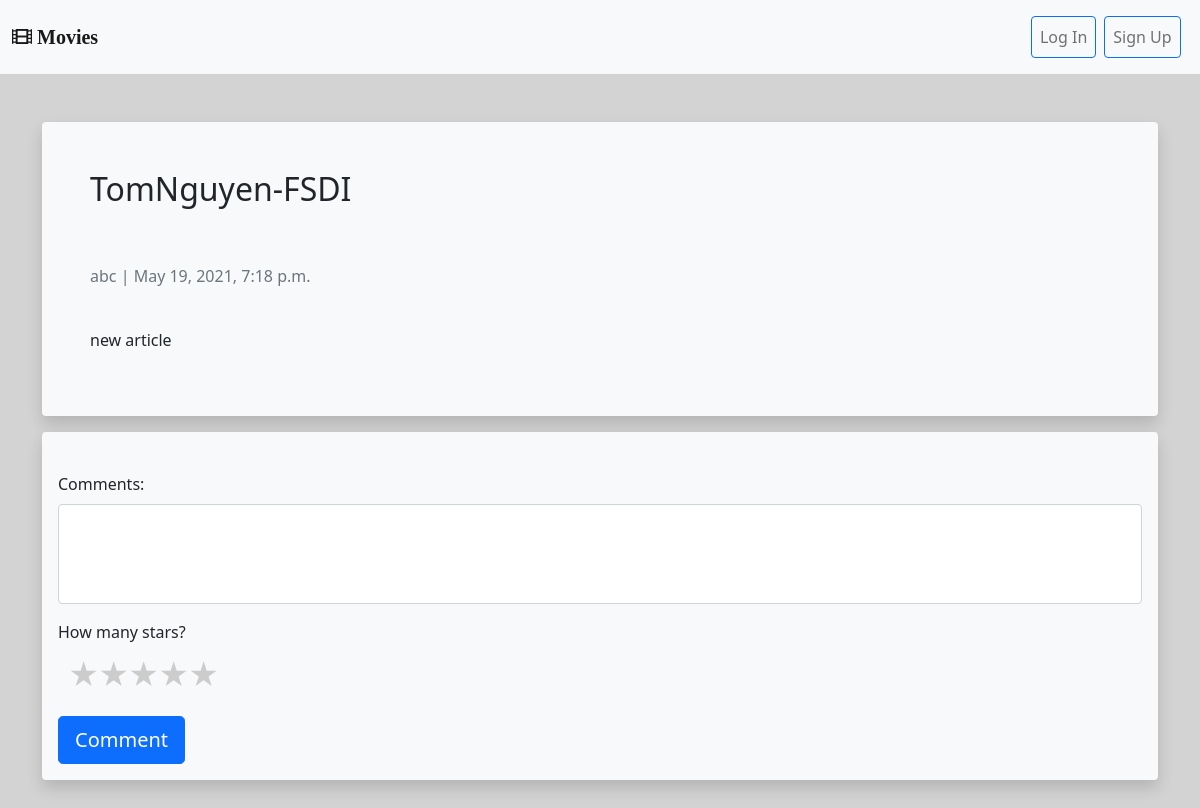
Page /articles/5/ on the earlier database version.
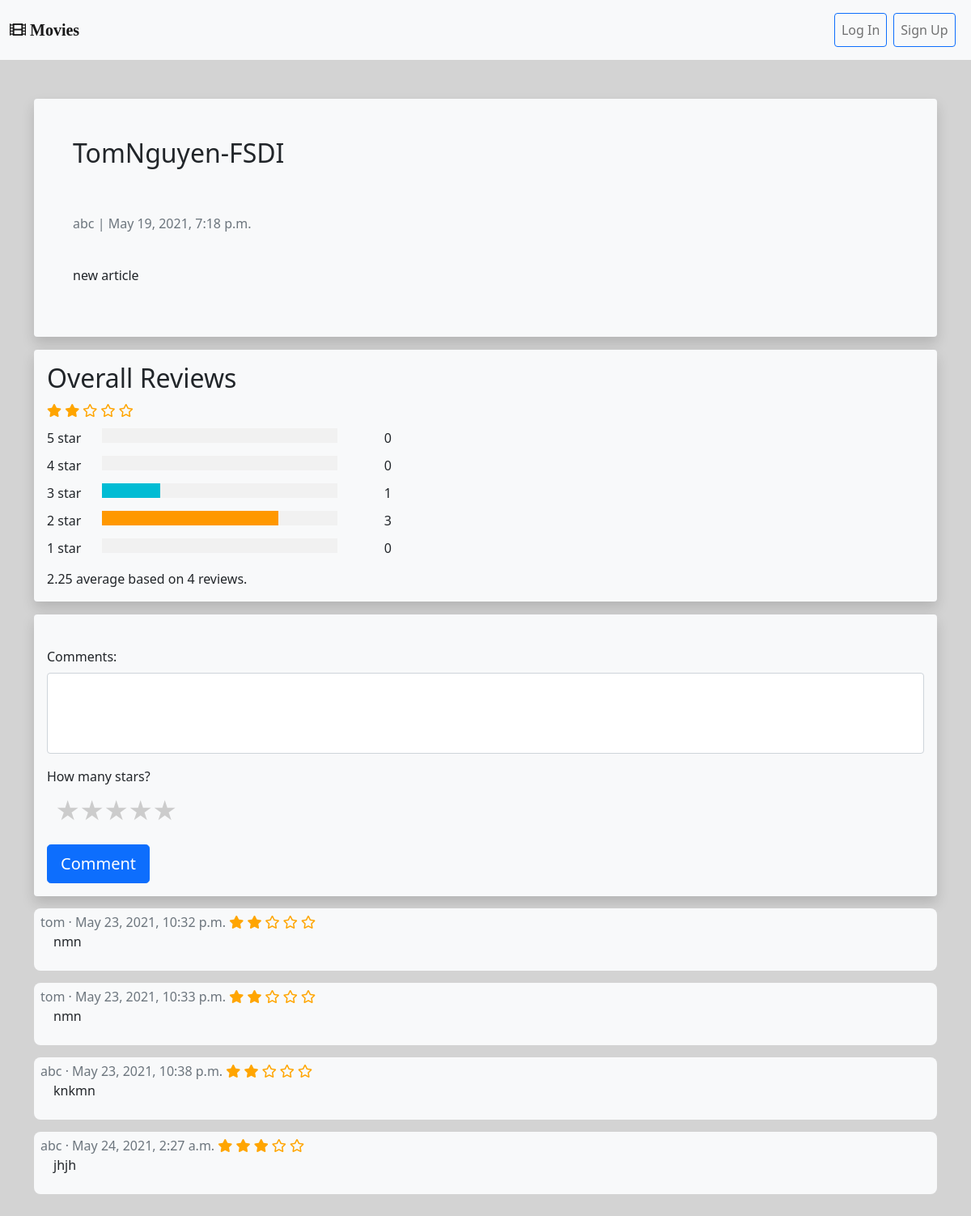
Same page on the later database version.
### articles/models.py (models this page shows, shortened)
class Article(models.Model):
    title = models.CharField(max_length=255)
    body = models.TextField()
    date = models.DateTimeField(auto_now_add=True)
    author = models.ForeignKey(
        get_user_model(),       # the user that is creating the model
        on_delete = models.CASCADE
    )
    image = models.ImageField(upload_to='static/images/', default='static/images/')

class Comment(models.Model):
    article = models.ForeignKey(
        Article,
        on_delete=models.CASCADE,
        related_name="comments"
        )
    comment = models.CharField(max_length=140)
    star = models.IntegerField()
    date = models.DateTimeField(auto_now_add=True)
    author = models.ForeignKey(
        get_user_model(),
        on_delete = models.CASCADE
    )

### accounts/models.py (models this page shows)
class CustomUser(AbstractUser):
    age = models.PositiveIntegerField(null=True, blank=True)

### articles/views.py (the view)
# urls.py: path('<int:pk>/', ArticleDetailView.as_view(),  name='article_detail'),
class ArticleDetailView(DetailView):
    model = Article
    template_name = 'article_detail.html'
    def get_context_data(self, **kwargs):
        context = super().get_context_data(**kwargs)
        context['comment_form'] = CommentForm()  # Your part form
        return context

### articles/forms.py
class CommentForm(forms.ModelForm):
    class Meta:
        model = Comment
        fields = ['comment','star','author','article']

### articles/templatetags/poll_extras.py (called while the page is built)
@register.filter(name='total_stars')
def total_stars(pk):
    pk_article = Article.objects.filter(id=pk)
    article_title = pk_article[0]
    comments = Comment.objects.filter(article=article_title)
    total = 0
    for comment in comments:
        total += comment.star
    return total

@register.filter(name='sub')
def sub(value1, arg):
    return value1 - arg

@register.filter(name='total_num_stars')
def total_num_stars(pk, num_star):
    pk_article = Article.objects.filter(id=pk)
    article_title = pk_article[0]
    comments = Comment.objects.filter(article=article_title)
    star_num_total = 0
    for comment in comments:
        if num_star == comment.star:
            star_num_total += 1
    return star_num_total

@register.filter(name='find_user_id')
def find_user_id(user):
    print(user)
    articles = Article.objects.all()
    for article in articles:
        if article.author == user:
            return article.author_id
    return 0

### templates/article_detail.html (shortened to what the changed rows need)
{% extends 'base.html' %}
{% load static %}
{% load poll_extras %}
{% load crispy_forms_tags %}
{% block cssstyle %}
<link rel="stylesheet" href="{% static 'css/article_detail.css' %}">
<link rel="stylesheet" href="{% static 'css/reviews.css' %}">
{% endblock cssstyle %}
{% block content %}
<div class="container">
    <div class="bg-light p-5 rounded mt-5 shadow">
        <div class="jumbotron">
            <div class="article-entry">
                <h2>{{ object.title|capfirst }}</h2>
                <br />
                <br />
                <span class="text-muted">
                    <p>{{ object.author }} | {{ object.date }}</p>
                </span>
                <span class="article-body">
                    <p>{{ object.body }}</p>
                </span>
            </div>
        </div>
    </div>
    {% if article.comments.all|length != 0 %}
    <div class="bg-light px-3 pt-3 rounded mt-3 shadow">
        <div class="jumbotron">
        <div>
            <h2>Overall Reviews</h2>
        </div>
        {% with total=article.pk|total_stars total_1_stars=article.pk|total_num_stars:1 total_2_stars=article.pk|total_num_stars:2 total_3_stars=article.pk|total_num_stars:3 total_4_stars=article.pk|total_num_stars:4 total_5_stars=article.pk|total_num_stars:5 total_average=article.pk|total_stars_average %}
            {% with total_average|get_digit:1 as total_average_first %}
                {% with 5|sub:total_average_first as stars_left %}
                    {% if total_average_first != 0 %}
                        {% for _  in "x"|ljust:total_average_first %}
                        <span class="fa fa-star checked" style="color: orange;"></span>
                        {% endfor %}
                    {% endif %}
                    {% if star_left != 0 %}
                        {% for _ in "x"|ljust:stars_left %}
                        <span class="far fa-star" style="color: orange;"></span>
                        {% endfor %}
                    {% endif %}
                    {% with bar_1=article.pk|total_bar_average:total_1_stars bar_2=article.pk|total_bar_average:total_2_stars bar_3=article.pk|total_bar_average:total_3_stars bar_4=article.pk|total_bar_average:total_4_stars bar_5=article.pk|total_bar_average:total_5_stars %}
                    <div class="row" style="width: 450px;">
                        <div class="side">
                            <div>5 star</div>
                        </div>
                        <div class="middle">
                            <div class="bar-container">
                            </div>
                        </div>
                        <div class="side right">
                            <div>{{ total_5_stars }}</div>
                        </div>
                        <div class="side">
                            <div>4 star</div>
                        </div>
                        <div class="middle">
                            <div class="bar-container">
                            </div>
                        </div>
                        <div class="side right">
                            <div>{{ total_4_stars }}</div>
                        </div>
                        <div class="side">
                            <div>3 star</div>
                        </div>
                        <div class="middle">
                            <div class="bar-container">
                                <div class="bar-3" style="width: {{ bar_3 }}%;"></div>
                            </div>
                        </div>
                        <div class="side right">
                            <div>{{ total_3_stars }}</div>
                        </div>
                        <div class="side">
                            <div>2 star</div>
                        </div>
                        <div class="middle">
                            <div class="bar-container">
                                <div class="bar-2" style="width: {{ bar_2 }}%;"></div>
                            </div>
                        </div>
                        <div class="side right">
                            <div>{{ total_2_stars }}</div>
                        </div>
                        <div class="side">
                            <div>1 star</div>
                        </div>
                        <div class="middle">
                            <div class="bar-container">
                            </div>
                        </div>
                        <div class="side right">
                            <div>{{ total_1_stars }}</div>
                        </div>
                        <br/><br/>
                        <p>{{ total_average|floatformat:2 }} average based on {{ article.comments.all|length }} reviews.</p>
                    </div>
                    {% endwith %}
                    {% endwith %}
                    {% endwith %}
                    {% endwith %}
                </div></div>
                {% endif %}
                    {% for comment in article.comments.all %}
                    <div class="jumbotron comment-jumbotron">
                        <div class="article-entry">
                            <div class=" bg-light comment-container pb-2">
                                <span class="text-muted font-weight-bold">
                                    {{ comment.author }} &middot; {{ comment.date }}
                                    {% for _ in "x"|ljust:comment.star %}
                                    <span class="fa fa-star checked" style="color: orange;"></span>
                                    {% endfor %}
                                </span>
                                {% with 5|sub:comment.star as range %}
                                {% for _ in "x"|ljust:range %}
                                <span class="far fa-star" style="color: orange;"></span>
                                {% endfor %}
                                {% endwith %}
                                <p class="comment-comment">
                                    {{ comment.comment }}
                                </p>
                            </div>
                        </div>
                    </div>
                    {% endfor %}
</div>
{% endblock content %}

Differences in the rows shown:
shown differently, row unchanged: Article "TomNguyen-FSDI": comments.all|length (not shown) → "4"
added Comment: author "tom", date "May 23, 2021, 10:32 p.m.", star 2 (drawn), comment "nmn"
added Comment: author "tom", date "May 23, 2021, 10:33 p.m.", star 2 (drawn), comment "nmn"
added Comment: author "abc", date "May 23, 2021, 10:38 p.m.", star 2 (drawn), comment "knkmn"
added Comment: author "abc", date "May 24, 2021, 2:27 a.m.", star 3 (drawn), comment "jhjh"
Other differences:
{{ total_5_stars }}: (not shown) → "0"
{{ total_4_stars }}: (not shown) → "0"
{{ total_3_stars }}: (not shown) → "1"
{{ total_2_stars }}: (not shown) → "3"
{{ total_1_stars }}: (not shown) → "0"
{{ total_average|floatformat:2 }}: (not shown) → "2.25"
text now shown: "Overall Reviews 5 star 4 star 3 star 2 star 1 star average based on reviews."
